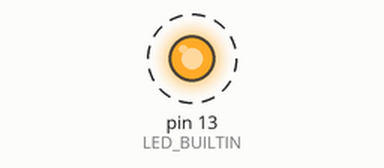
Simulated run of this sketch. Board: Arduino Uno, built with avr-gcc and run on an emulated ATmega328P. Shown: output pins drawn as LEDs (lit = HIGH). Dashed ring = blinking.

Above: at 0.2 s.
Timing chart, 0 to 3.0 s (numbered marks = the images above):
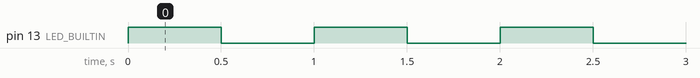

Measured:
- by itself, pin 13 (LED_BUILTIN): alternates HIGH for 0.50 s and LOW for 0.50 s

The sketch:

01_led.ino
```cpp
#ifndef LED_BUILTIN
#define LED_BUILTIN 2
#endif

void setup() {
  pinMode(LED_BUILTIN, OUTPUT);
}

void loop() {
  digitalWrite(LED_BUILTIN, HIGH);
  delay(500);
  digitalWrite(LED_BUILTIN, LOW);
  delay(500);
}
```
